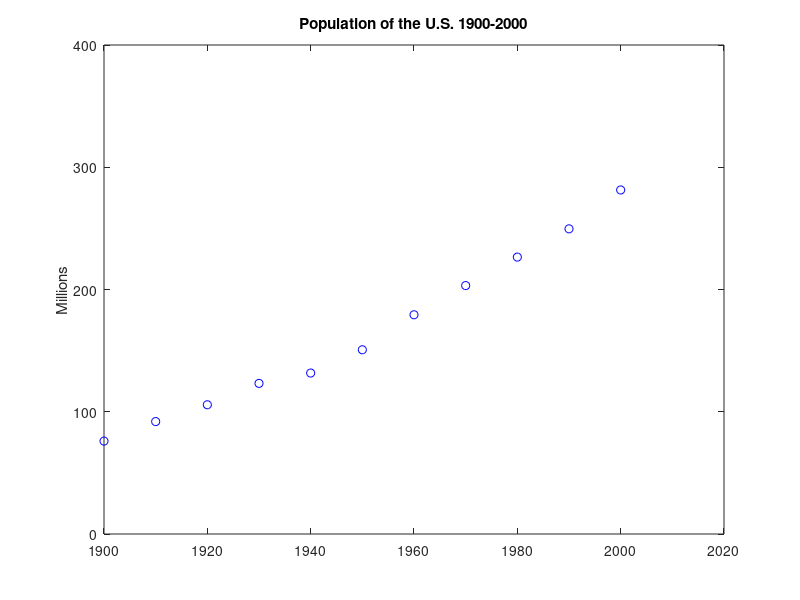

Write the MATLAB code that produced this figure.
%%% Here is the US Census data from 1900 to 2000
%%% Copied from:
%%% https://www.mathworks.com/help/matlab/examples ... 
%%%              /predicting-the-us-population.html
%%% 

%%% Don't use too long lines

% Time interval
t = (1900:10:2000)';

% Population
p = [75.995 91.972 105.711 123.203 131.669 ...
   150.697 179.323 203.212 226.505 249.633 281.422]';

% Plot
plot(t,p,'bo');
axis([1900 2020 0 400]);
title('Population of the U.S. 1900-2000');
ylabel('Millions');

n = length(t);
s = (t-1950)/50;
A = zeros(n);
A(:,end) = 1;
for j = n-1:-1:1
   A(:,j) = s .* A(:,j+1);
end


